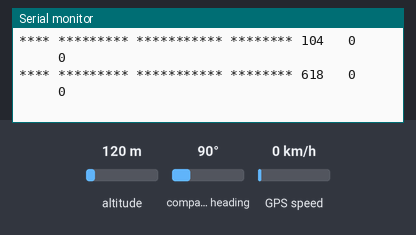
The sketch below on a simulated Arduino Uno, built with avr-gcc and run on an emulated ATmega328P. Parts: the last lines printed to the serial monitor. The inputs (shaded band) are chosen by the test bench; at power-on: altitude 120 m, compass heading 90°, GPS speed 0 km/h. The GPS gets a fix after 3 s at 37.7749, -122.4194 with 8 satellites.

Above: at 1.3 s.
1.4 s: altitude set to 250 m
At 3.0 s:
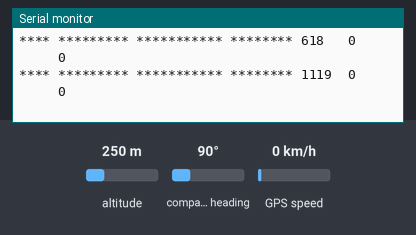
4.7 s: altitude set to 500 m
At 6.1 s:
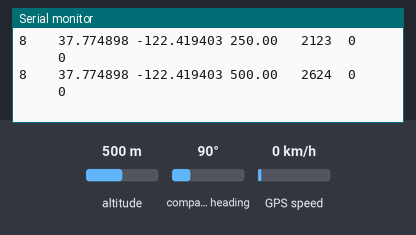
Timing chart, 0 to 7.7 s (numbered marks = the images above; inputs shaded):
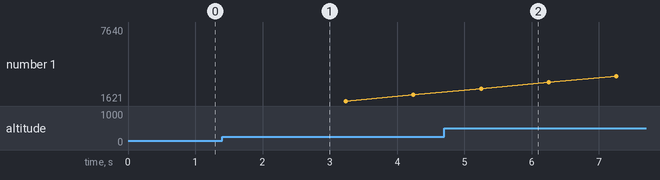

Measured:
- after the input at 4.7 s, the serial monitor: prints a new line after 0.55 s (image 2)

The sketch:

gps_bueno.ino
```cpp
#include <SoftwareSerial.h>
#include <TinyGPS.h>

TinyGPS gps;
SoftwareSerial ss(4, 3);

static void smartdelay(unsigned long ms);
static void print_float(float val, float invalid, int len, int prec);
static void print_int(unsigned long val, unsigned long invalid, int len);
static void print_str(const char *str, int len);

void setup() {
  Serial.begin(9600);
  Serial.println("Testing TinyGPS library v. " + String(TinyGPS::library_version()));
  Serial.println("by Mikal Hart");
  Serial.println();
  Serial.println("Sats Latitude  Longitude   Alt     Chars Sentences Checksum");
  Serial.println("     (deg)     (deg)       (m)      RX    RX        Fail");
  Serial.println("-------------------------------------------------------------");

  ss.begin(9600);
}

void loop() {
  float flat, flon;
  unsigned long age, date, time, chars = 0;
  unsigned short sentences = 0, failed = 0;

  print_int(gps.satellites(), TinyGPS::GPS_INVALID_SATELLITES, 5);
  gps.f_get_position(&flat, &flon);
  print_float(flat, TinyGPS::GPS_INVALID_F_ANGLE, 10, 6);
  print_float(flon, TinyGPS::GPS_INVALID_F_ANGLE, 12, 6); // Ajusta la longitud a 12 caracteres
  print_float(gps.f_altitude(), TinyGPS::GPS_INVALID_F_ALTITUDE, 9, 2); // Ajusta la longitud a 9 caracteres
  gps.stats(&chars, &sentences, &failed);
  print_int(chars, 0xFFFFFFFF, 6);
  print_int(sentences, 0xFFFFFFFF, 10);
  print_int(failed, 0xFFFFFFFF, 9);
  Serial.println();

  smartdelay(1000);
}

static void smartdelay(unsigned long ms) {
  unsigned long start = millis();
  do {
    while (ss.available())
      gps.encode(ss.read());
  } while (millis() - start < ms);
}

static void print_float(float val, float invalid, int len, int prec) {
  if (val == invalid) {
    while (len-- > 1)
      Serial.print('*');
    Serial.print(' ');
  } else {
    Serial.print(val, prec);
    int vi = abs((int)val);
    int flen = prec + (val < 0.0 ? 2 : 1); // . and -
    flen += vi >= 1000 ? 4 : vi >= 100 ? 3 : vi >= 10 ? 2 : 1;
    for (int i = flen; i < len; ++i)
      Serial.print(' ');
  }
  smartdelay(0);
}

static void print_int(unsigned long val, unsigned long invalid, int len) {
  char sz[32];
  if (val == invalid)
    strcpy(sz, "*******");
  else
    sprintf(sz, "%ld", val);
  sz[len] = 0;
  for (int i = strlen(sz); i < len; ++i)
    sz[i] = ' ';
  if (len > 0)
    sz[len - 1] = ' ';
  Serial.print(sz);
  smartdelay(0);
}

static void print_str(const char *str, int len) {
  int slen = strlen(str);
  for (int i = 0; i < len; ++i)
    Serial.print(i < slen ? str[i] : ' ');
  smartdelay(0);
}
```
